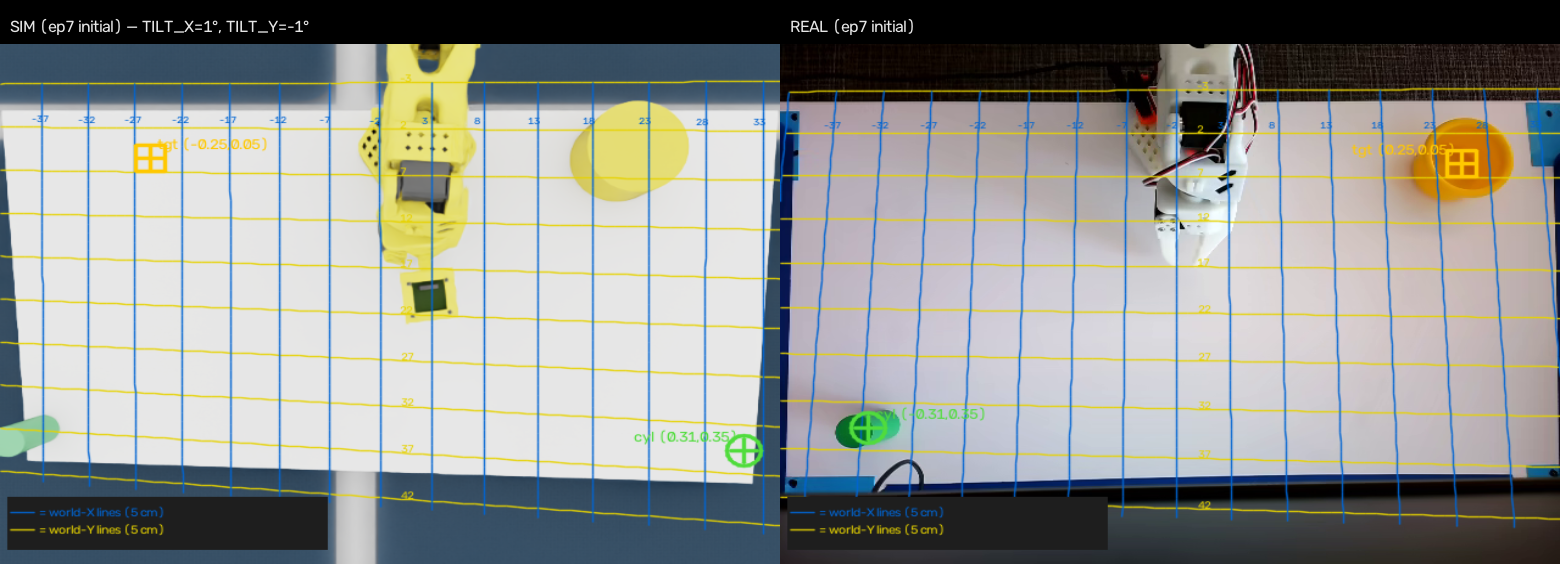
#> input picture source/sim_to_real_so101/scripts/save/compare_ep7.png, 1560 x 564 px
$ python isaac_grid_overlay.py compare_ep7.png out.png
#> lines starting #> are read from the running program, lines starting #| are printed output that depends on the picture; after the words box and inside, x2 and y2 are one past the last pixel; in counts of white or black regions, pixels touching at a corner belong together
"""
isaac_grid_overlay.py
=====================
Take a SIM camera frame and overlay the ISAAC world coordinate grid
projected directly through the pinhole camera model — no H_SIM involved.

This answers: "where does Isaac *actually* project each (X,Y) world
point onto the SIM camera image?"

If that grid matches H_SIM, H_SIM is correctly calibrated.
If it doesn't, H_SIM itself is the source of the offset.

Usage:
    python isaac_grid_overlay.py <path_to_sim_frame.png> [output.png]

The SIM frame can be any PNG saved by the diagnostic scripts, e.g.
    ~/so101-sim-project/diag_cup_frames/frame_r0_c0_on.png
"""

import sys
import math
import numpy as np
import cv2

# ── Camera parameters (from replay_interactive_v2.py set_viewport_camera) ─────
CAM_POS   = np.array([-0.03, 0.32, 0.70])   # Isaac world XYZ metres
TILT_DEG  = 5.0                              # tilt toward robot (+Y tilt)
FOCAL_MM  = 18.14756
H_APERTURE_MM = 20.995   # horizontal sensor size
V_APERTURE_MM = 16.594   # vertical sensor size

# Image resolution (must match what the SIM camera outputs)
IMG_W = 640
IMG_H = 480

# ── Build camera intrinsics ────────────────────────────────────────────────────
# fx = focal_mm / sensor_width_mm * pixel_width
fx = FOCAL_MM / H_APERTURE_MM * IMG_W   # pixels
fy = FOCAL_MM / V_APERTURE_MM * IMG_H
cx = IMG_W / 2.0
cy = IMG_H / 2.0
K  = np.array([[fx, 0, cx],
               [0, fy, cy],
               [0,  0,  1]], dtype=np.float64)

# ── Build camera rotation ──────────────────────────────────────────────────────
# Same quaternion construction as replay_interactive_v2.py
tilt_rad = math.radians(TILT_DEG)
_cT, _sT = math.cos(tilt_rad / 2), math.sin(tilt_rad / 2)
# q_tilt: Ry(+tilt) — tilts toward robot
_w1, _x1, _y1, _z1 = _cT, 0.0, +_sT, 0.0
# q_base: Rz(180°) — flips image so image-right = Isaac +X
_w2, _x2, _y2, _z2 = 0.0, 0.0, 0.0, 1.0
# Combined quaternion q = q_tilt * q_base
qw = _w1*_w2 - _x1*_x2 - _y1*_y2 - _z1*_z2
qx = _w1*_x2 + _x1*_w2 + _y1*_z2 - _z1*_y2
qy = _w1*_y2 - _x1*_z2 + _y1*_w2 + _z1*_x2
qz = _w1*_z2 + _x1*_y2 - _y1*_x2 + _z1*_w2
q  = np.array([qw, qx, qy, qz])

def quat_to_rot(q):
    """Quaternion (w,x,y,z) → 3×3 rotation matrix (world→camera convention)."""
    w, x, y, z = q
    return np.array([
        [1-2*(y*y+z*z),   2*(x*y-w*z),   2*(x*z+w*y)],
        [  2*(x*y+w*z), 1-2*(x*x+z*z),   2*(y*z-w*x)],
        [  2*(x*z-w*y),   2*(y*z+w*x), 1-2*(x*x+y*y)],
    ])

# R_world_to_cam: rotates Isaac world vector into camera-frame vector
R_wc = quat_to_rot(q)
# But Isaac Sim uses a different camera convention than OpenCV.
# Isaac camera: +X right, +Y up, -Z forward (RHS, looking into scene)
# OpenCV camera: +X right, +Y down, +Z forward
# Adjust: flip Y and Z
R_isaac_to_cv = np.diag([1, -1, -1])  # OpenCV ↔ Isaac camera flip

R = R_isaac_to_cv @ R_wc   # final rotation: Isaac world → OpenCV camera

# ── World → pixel projection ───────────────────────────────────────────────────
def world_to_pixel(X, Y, Z=0.0):
    """Project Isaac world point (X,Y,Z) → (u,v) in image pixels.
    Returns None if point is behind the camera."""
    p_world  = np.array([X, Y, Z]) - CAM_POS
    p_cam    = R @ p_world             # camera frame (OpenCV convention)
    if p_cam[2] <= 0:
        return None                    # behind camera
    u = K[0,0] * p_cam[0] / p_cam[2] + cx
    v = K[1,1] * p_cam[1] / p_cam[2] + cy
    return float(u), float(v)

# ── H_SIM homography (for comparison grid) ────────────────────────────────────
_H_SIM = np.array([
    [ 1.26659037e-03, -1.15176118e-06, -4.16389850e-01],
    [-2.38682034e-06,  1.25586847e-03, -7.64706966e-02],
    [ 2.29476315e-04, -8.30288972e-06,  1.00000000e+00],
], dtype=np.float64)
_H_SIM_INV = np.linalg.inv(_H_SIM)

def world_to_pixel_hsim(wx, wy):
    """Project via H_SIM (the calibrated homography)."""
    p = _H_SIM_INV @ np.array([wx, wy, 1.0])
    return float(p[0]/p[2]), float(p[1]/p[2])

# ── Draw grid ─────────────────────────────────────────────────────────────────
def draw_grid(img, grid_x, grid_y, proj_fn, color, dot_r=3, line_thick=1,
              label=True, label_color=None):
    lc = label_color or color
    pts = {}
    for gy in grid_y:
        row = []
        for gx in grid_x:
            pix = proj_fn(gx, gy)
            pts[(gx, gy)] = pix
            if pix:
                row.append((int(round(pix[0])), int(round(pix[1]))))
        if line_thick > 0 and len(row) >= 2:
            for a, b in zip(row, row[1:]):
                cv2.line(img, a, b, color, line_thick, cv2.LINE_AA)
    for gx in grid_x:
        col = []
        for gy in grid_y:
            pix = pts.get((gx, gy))
            if pix:
                col.append((int(round(pix[0])), int(round(pix[1]))))
        if line_thick > 0 and len(col) >= 2:
            for a, b in zip(col, col[1:]):
                cv2.line(img, a, b, color, line_thick, cv2.LINE_AA)
    for (gx, gy), pix in pts.items():
        if pix:
            u, v = int(round(pix[0])), int(round(pix[1]))
            cv2.circle(img, (u, v), dot_r, color, -1, cv2.LINE_AA)
            if label and abs(gy - grid_y[0]) < 1e-6:
                cv2.putText(img, f"{gx:.2f}", (u-10, v-6),
                            cv2.FONT_HERSHEY_SIMPLEX, 0.28, lc, 1, cv2.LINE_AA)

# ── Main ──────────────────────────────────────────────────────────────────────
def main():
    if len(sys.argv) < 2:
        print(__doc__)
        sys.exit(1)

    in_path  = sys.argv[1]
    out_path = sys.argv[2] if len(sys.argv) > 2 else in_path.replace(".png", "_isaac_grid.png")

    img = cv2.imread(in_path)
#> img is the input picture: shape (564, 1560, 3); mean B, G, R 144, 147.6, 145.4
    if img is None:
        print(f"Cannot read {in_path}"); sys.exit(1)
    h, w = img.shape[:2]
#> h = 564; w = 1560
    print(f"Image: {w}×{h}")
#| Image: 1560×564

    # Grid covering the mat
    gx = np.arange(-0.40, 0.36, 0.05)
    gy = np.arange(0.00,  0.42, 0.05)

    # ── Direct Isaac projection (CYAN) ────────────────────────────────────────
    draw_grid(img, gx, gy,
              lambda x, y: world_to_pixel(x, y, 0.0),
              color=(255, 220, 0),   # cyan
              dot_r=3, line_thick=1, label=False)
#> after the loop in draw_grid, `for gy in grid_y:`: img: shape (564, 1560, 3); 1.6% of pixels changed, all inside (x1, y1, x2, y2) = (0, 0, 555, 305)
#> after the loop in draw_grid, `for gy in grid_y:`: pts = 144 items
#> after the loop in draw_grid, `for gx in grid_x:`:
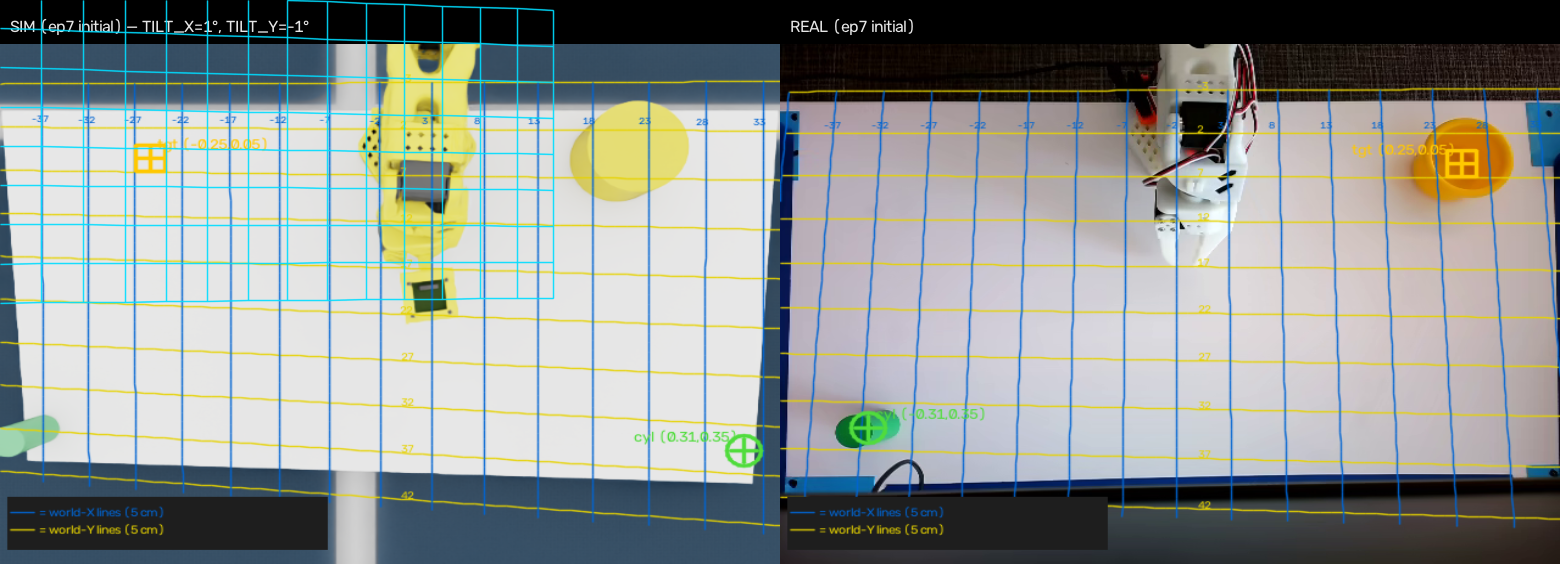
#> img: shape (564, 1560, 3); mean B, G, R 145.3, 148.4, 143.2
#> the loop in draw_grid, `for (gx, gy), pix in pts.items():` made 144 passes
#> (gx, gy, pix, u, v) on passes 1 to 12: (-0.4, 0, (553.2, 9.76), 553, 10), (-0.35, 0, (516.6, 8.38), 517, 8), (-0.3, 0, (479.6, 6.98), 480, 7), (-0.25, 0, (442.1, 5.56), 442, 6), (-0.2, 0, (404.2, 4.12), 404, 4), (-0.15, 0, (365.7, 2.67), 366, 3), (-0.1, 0, (326.9, 1.2), 327, 1), (-0.05, 0, (287.5, -0.288), 287, 0), (-1.11e-16, 0, (247.6, -1.8), 248, -2), (0.05, 0, (207.3, -3.32), 207, -3), (0.1, 0, (166.4, -4.87), 166, -5), (0.15, 0, (125, -6.43), 125, -6)
#> (u, v) on passes 61 to 66: (83, 108), (41, 107), (-2, 107), (-46, 106), (553, 154), (517, 153)
#> after the loop in draw_grid, `for (gx, gy), pix in pts.items():`: img: shape (564, 1560, 3); 0.79% of pixels changed, all inside (x1, y1, x2, y2) = (0, 0, 558, 307)

    # ── H_SIM homography projection (RED) ─────────────────────────────────────
    draw_grid(img, gx, gy,
              lambda x, y: world_to_pixel_hsim(x, y),
              color=(0, 80, 255),    # red
              dot_r=2, line_thick=1, label=False)
#> call 2 of draw_grid, with grid_x = array of shape (16,), grid_y = array of shape (9,), color = (0, 80, 255), dot_r = 2, line_thick = 1, label = False
#> after the loop in draw_grid (call 2), `for gy in grid_y:`: img: shape (564, 1560, 3); mean B, G, R 144, 147.5, 143.3
#> after the loop in draw_grid (call 2), `for gx in grid_x:`:
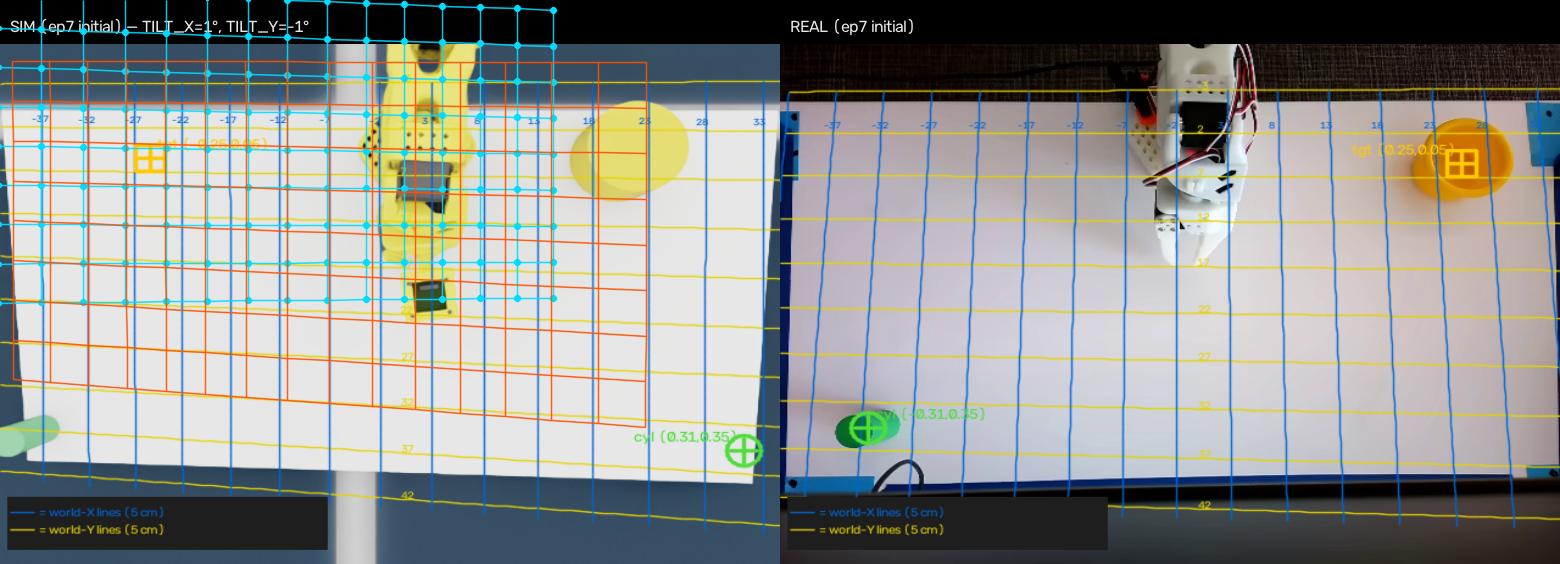
#> img: shape (564, 1560, 3); mean B, G, R 142.4, 146.5, 144
#> the loop in draw_grid (call 2), `for (gx, gy), pix in pts.items():` made 144 passes
#> (gx, gy, pix, u, v) on passes 1 to 12: (-0.4, 0, (12.27, 60.91), 12, 61), (-0.35, 0, (49.47, 60.98), 49, 61), (-0.3, 0, (87.32, 61.06), 87, 61), (-0.25, 0, (125.8, 61.13), 126, 61), (-0.2, 0, (165, 61.2), 165, 61), (-0.15, 0, (204.9, 61.28), 205, 61), (-0.1, 0, (245.4, 61.36), 245, 61), (-0.05, 0, (286.8, 61.44), 287, 61), (-1.11e-16, 0, (328.8, 61.52), 329, 62), (0.05, 0, (371.6, 61.6), 372, 62), (0.1, 0, (415.2, 61.68), 415, 62), (0.15, 0, (459.7, 61.76), 460, 62)
#> (gx, gy, u, v) on pass 36: (-0.25, 0.1, 126, 143)
#> after the loop in draw_grid (call 2), `for (gx, gy), pix in pts.items():`:
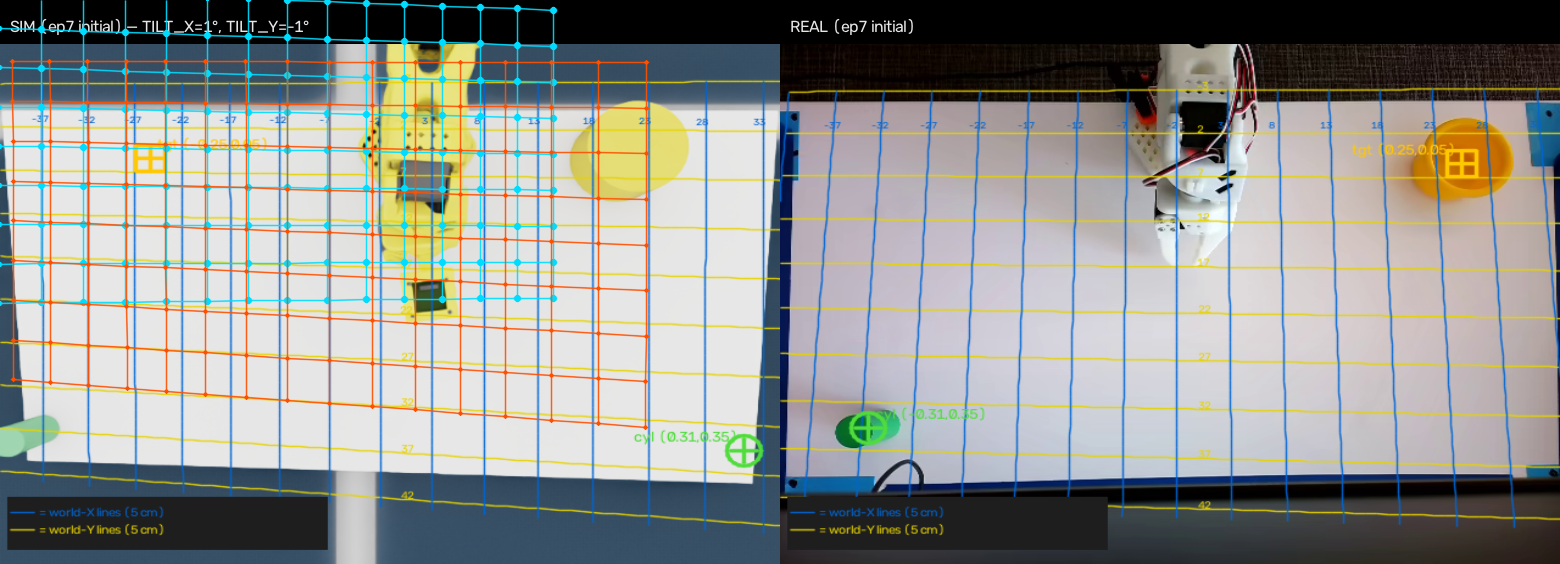
#> img: shape (564, 1560, 3); 0.44% of pixels changed, all inside (x1, y1, x2, y2) = (9, 59, 650, 431)

    # ── Legend ────────────────────────────────────────────────────────────────
    cv2.rectangle(img, (8, 8), (280, 60), (30,30,30), -1)
    cv2.circle(img,    (22, 25), 5, (255,220,0), -1)
#> img: shape (564, 1560, 3); mean B, G, R 141.8, 146.1, 144.1
    cv2.putText(img, "Direct Isaac pinhole projection", (32,29),
                cv2.FONT_HERSHEY_SIMPLEX, 0.45, (255,220,0), 1, cv2.LINE_AA)
    cv2.circle(img,    (22, 47), 5, (0,80,255), -1)
#> img: shape (564, 1560, 3); mean B, G, R 141.9, 146.2, 144.1
    cv2.putText(img, "H_SIM homography projection",    (32,51),
                cv2.FONT_HERSHEY_SIMPLEX, 0.45, (0,80,255), 1, cv2.LINE_AA)
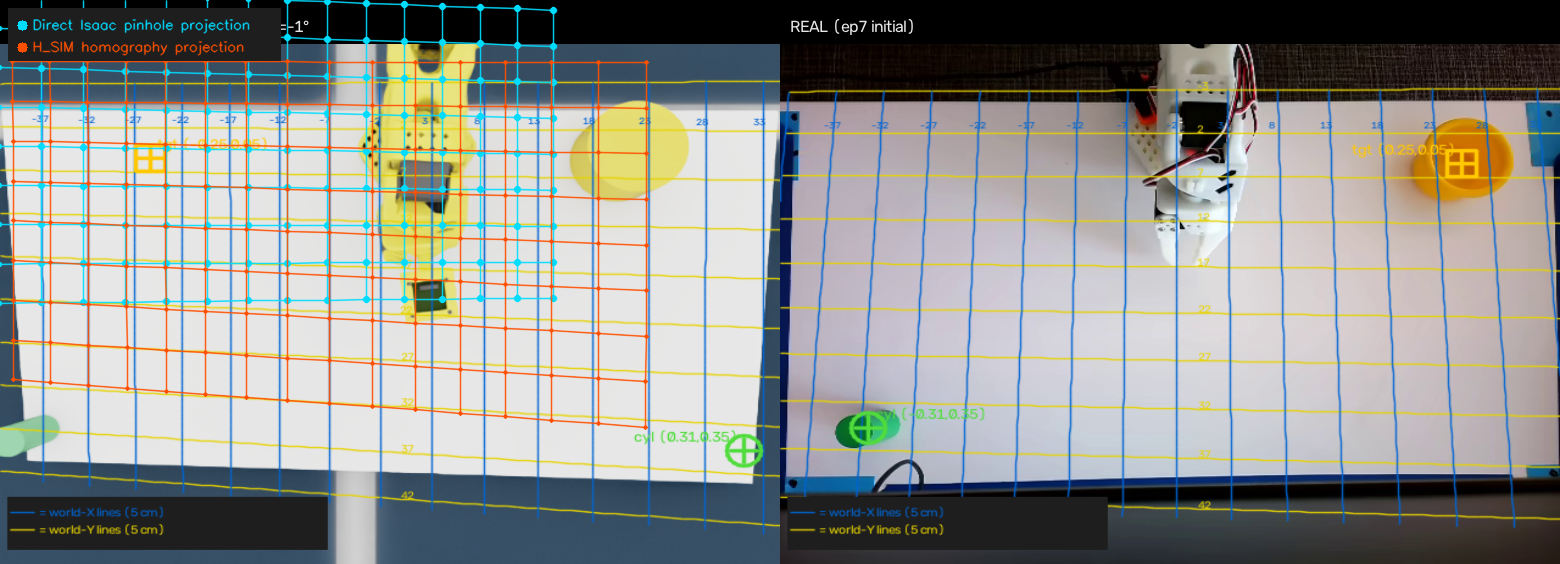
#> img: shape (564, 1560, 3); mean B, G, R 141.9, 146.2, 144.2

    cv2.imwrite(out_path, img)
    print(f"Saved → {out_path}")
    print()
    print("If CYAN and RED grids overlap: H_SIM correctly represents Isaac.")
    print("If they diverge: H_SIM is miscalibrated (offset IS in H_SIM).")
    print("The gap between them = the error we see in placement.")

if __name__ == "__main__":
    main()

$ run again, on source/sim_to_real_so101/scripts/save/ruler_ep7.png
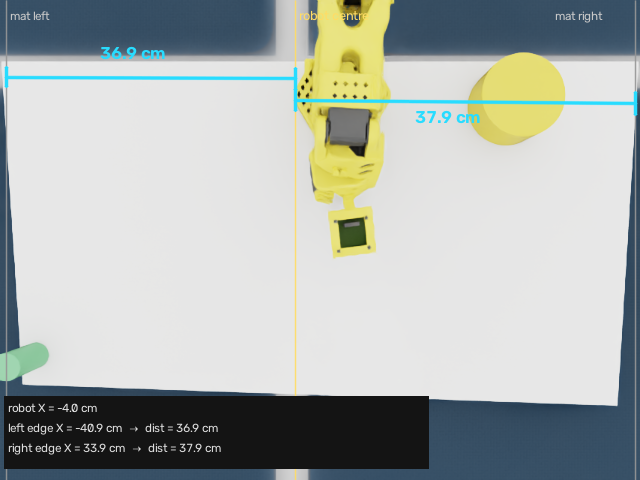
#> input picture source/sim_to_real_so101/scripts/save/ruler_ep7.png, 640 x 480 px
#> in main, img is the input picture: shape (480, 640, 3); mean B, G, R 173.9, 177.2, 171.5
#| Image: 640×480
#> after the loop in draw_grid, `for gy in grid_y:`: pts = 144 items
#> the loop in draw_grid, `for (gx, gy), pix in pts.items():` made 144 passes
#> (gx, gy, pix, u, v) on passes 1 to 8: (-0.4, 0, (553.2, 9.76), 553, 10), (-0.35, 0, (516.6, 8.38), 517, 8), (-0.3, 0, (479.6, 6.98), 480, 7), (-0.25, 0, (442.1, 5.56), 442, 6), (-0.2, 0, (404.2, 4.12), 404, 4), (-0.15, 0, (365.7, 2.67), 366, 3), (-0.1, 0, (326.9, 1.2), 327, 1), (-0.05, 0, (287.5, -0.288), 287, 0)
#> after the loop in draw_grid (call 2), `for gx in grid_x:`:
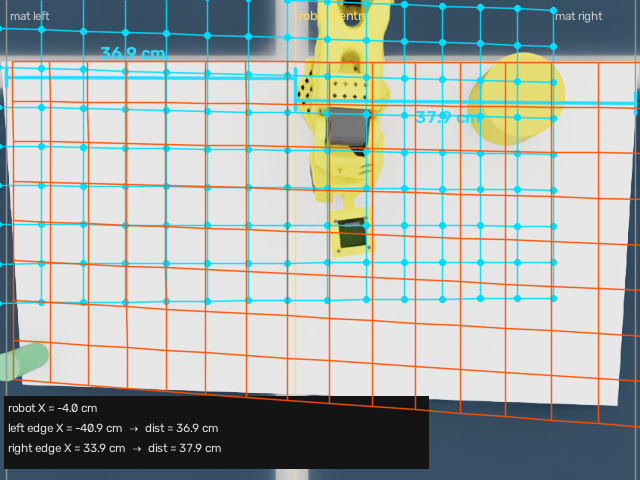
#> img: shape (480, 640, 3); mean B, G, R 167.1, 171.9, 165
#> the loop in draw_grid (call 2), `for (gx, gy), pix in pts.items():` made 144 passes
#> (gx, gy, pix, u, v) on passes 1 to 8: (-0.4, 0, (12.27, 60.91), 12, 61), (-0.35, 0, (49.47, 60.98), 49, 61), (-0.3, 0, (87.32, 61.06), 87, 61), (-0.25, 0, (125.8, 61.13), 126, 61), (-0.2, 0, (165, 61.2), 165, 61), (-0.15, 0, (204.9, 61.28), 205, 61), (-0.1, 0, (245.4, 61.36), 245, 61), (-0.05, 0, (286.8, 61.44), 287, 61)
#> in main, `cv2.putText(img, "H_SIM homography projection",    (32,51), cv2.FONT_H..`:
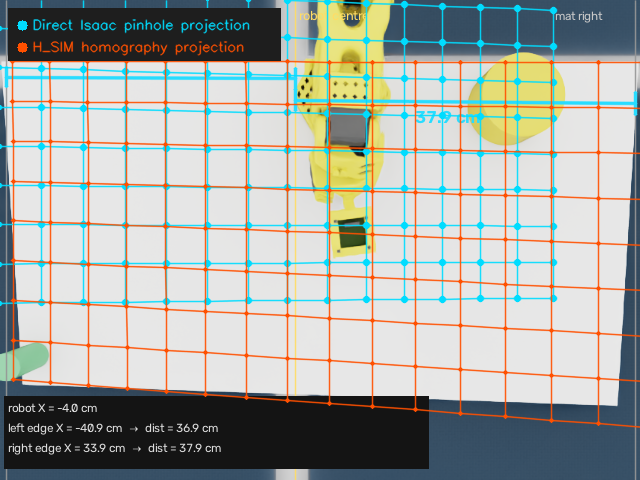
#> img: shape (480, 640, 3); mean B, G, R 162.5, 168.5, 163.6
